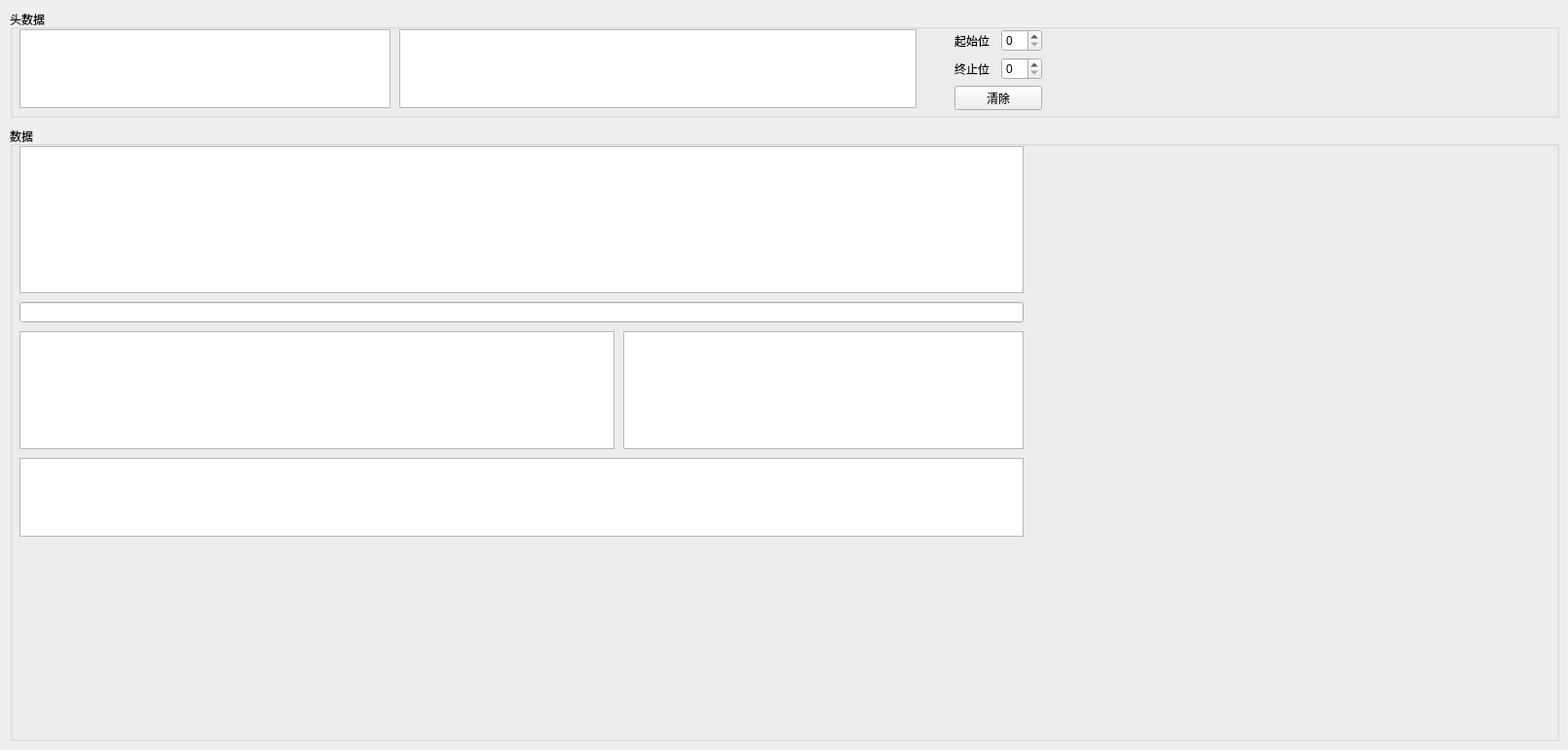
   <widget class="QWidget" name="tab_5">
    <attribute name="title">
     <string>75长度数据显示</string>
    </attribute>
    <widget class="QGroupBox" name="groupBox_5">
     <property name="geometry">
      <rect>
       <x>10</x>
       <y>10</y>
       <width>1591</width>
       <height>111</height>
      </rect>
     </property>
     <property name="title">
      <string>头数据</string>
     </property>
     <widget class="QTextBrowser" name="textBrowser_75_len_head">
      <property name="geometry">
       <rect>
        <x>10</x>
        <y>20</y>
        <width>381</width>
        <height>81</height>
       </rect>
      </property>
      <property name="font">
       <font>
        <family>Consolas</family>
        <pointsize>13</pointsize>
        <weight>50</weight>
        <bold>false</bold>
       </font>
      </property>
     </widget>
     <widget class="QTextBrowser" name="textBrowser_75_len_c2">
      <property name="geometry">
       <rect>
        <x>400</x>
        <y>20</y>
        <width>531</width>
        <height>81</height>
       </rect>
      </property>
      <property name="font">
       <font>
        <family>Consolas</family>
        <pointsize>13</pointsize>
        <weight>50</weight>
        <bold>false</bold>
       </font>
      </property>
     </widget>
     <widget class="QWidget" name="layoutWidget">
      <property name="geometry">
       <rect>
        <x>970</x>
        <y>20</y>
        <width>90</width>
        <height>83</height>
       </rect>
      </property>
      <layout class="QVBoxLayout" name="verticalLayout_8">
       <item>
        <layout class="QHBoxLayout" name="horizontalLayout_9">
         <item>
          <widget class="QLabel" name="label_12">
           <property name="text">
            <string>起始位</string>
           </property>
          </widget>
         </item>
         <item>
          <widget class="QSpinBox" name="spinBox_75_data_start_bit"/>
         </item>
        </layout>
       </item>
       <item>
        <layout class="QHBoxLayout" name="horizontalLayout_10">
         <item>
          <widget class="QLabel" name="label_13">
           <property name="text">
            <string>终止位</string>
           </property>
          </widget>
         </item>
         <item>
          <widget class="QSpinBox" name="spinBox_75_data_stop_bit"/>
         </item>
        </layout>
       </item>
       <item>
        <widget class="QPushButton" name="pushButton_75_data_clear">
         <property name="text">
          <string>清除</string>
         </property>
        </widget>
       </item>
      </layout>
     </widget>
    </widget>
    <widget class="QGroupBox" name="groupBox_6">
     <property name="geometry">
      <rect>
       <x>10</x>
       <y>130</y>
       <width>1591</width>
       <height>631</height>
      </rect>
     </property>
     <property name="title">
      <string>数据</string>
     </property>
     <widget class="QTextBrowser" name="textBrowser_75_len_data1">
      <property name="geometry">
       <rect>
        <x>10</x>
        <y>210</y>
        <width>611</width>
        <height>121</height>
       </rect>
      </property>
      <property name="font">
       <font>
        <family>Consolas</family>
        <pointsize>13</pointsize>
        <weight>50</weight>
        <bold>false</bold>
       </font>
      </property>
     </widget>
     <widget class="QTextBrowser" name="textBrowser_75_len_data2">
      <property name="geometry">
       <rect>
        <x>10</x>
        <y>340</y>
        <width>1031</width>
        <height>81</height>
       </rect>
      </property>
      <property name="font">
       <font>
        <family>Consolas</family>
        <pointsize>13</pointsize>
        <weight>50</weight>
        <bold>false</bold>
       </font>
      </property>
     </widget>
     <widget class="QLineEdit" name="lineEdit_75_data">
      <property name="geometry">
       <rect>
        <x>10</x>
        <y>180</y>
        <width>1031</width>
        <height>21</height>
       </rect>
      </property>
      <property name="font">
       <font>
        <family>Consolas</family>
        <pointsize>13</pointsize>
        <weight>50</weight>
        <bold>false</bold>
       </font>
      </property>
     </widget>
     <widget class="QTextBrowser" name="textBrowser_75_len_c1">
      <property name="geometry">
       <rect>
        <x>630</x>
        <y>210</y>
        <width>411</width>
        <height>121</height>
       </rect>
      </property>
      <property name="font">
       <font>
        <family>Consolas</family>
        <pointsize>13</pointsize>
        <weight>50</weight>
        <bold>false</bold>
       </font>
      </property>
     </widget>
     <widget class="QTextBrowser" name="textBrowser_75_len_print">
      <property name="geometry">
       <rect>
        <x>10</x>
        <y>20</y>
        <width>1031</width>
        <height>151</height>
       </rect>
      </property>
      <property name="font">
       <font>
        <family>Consolas</family>
        <pointsize>13</pointsize>
        <weight>50</weight>
        <bold>false</bold>
       </font>
      </property>
     </widget>
    </widget>
   </widget>
